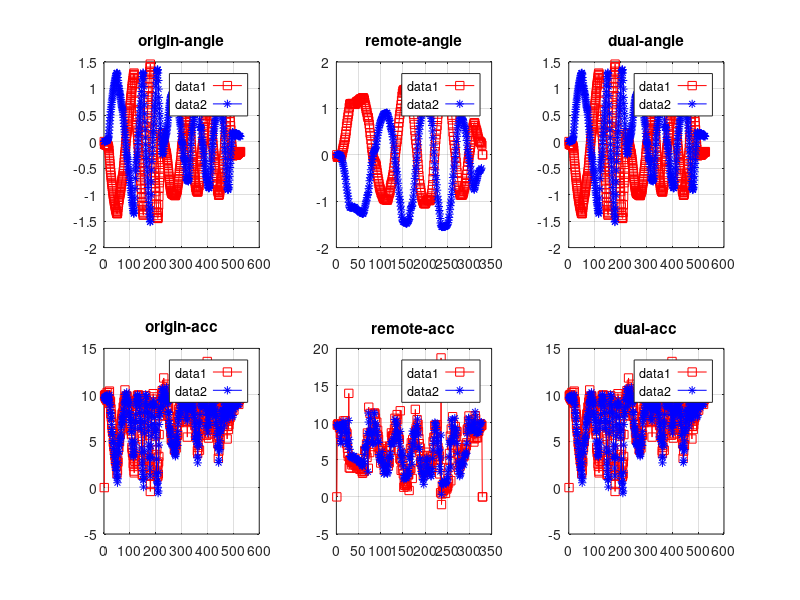
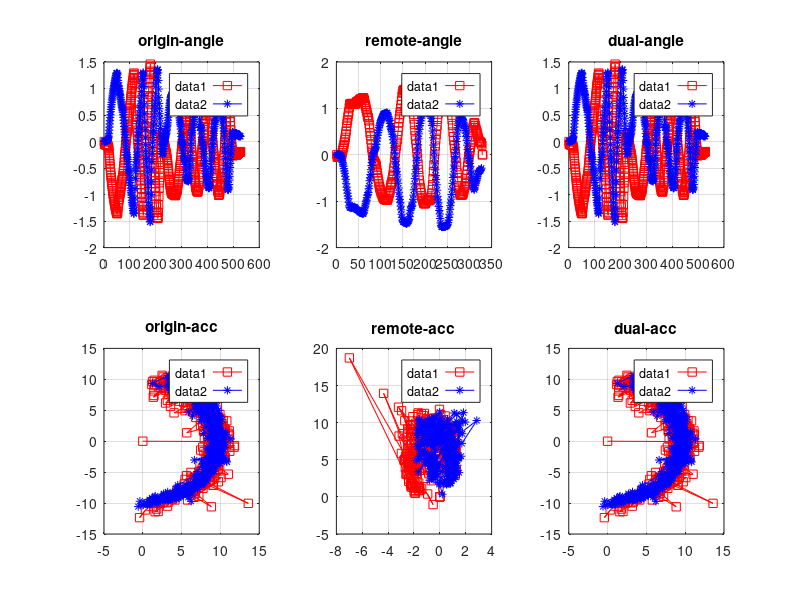
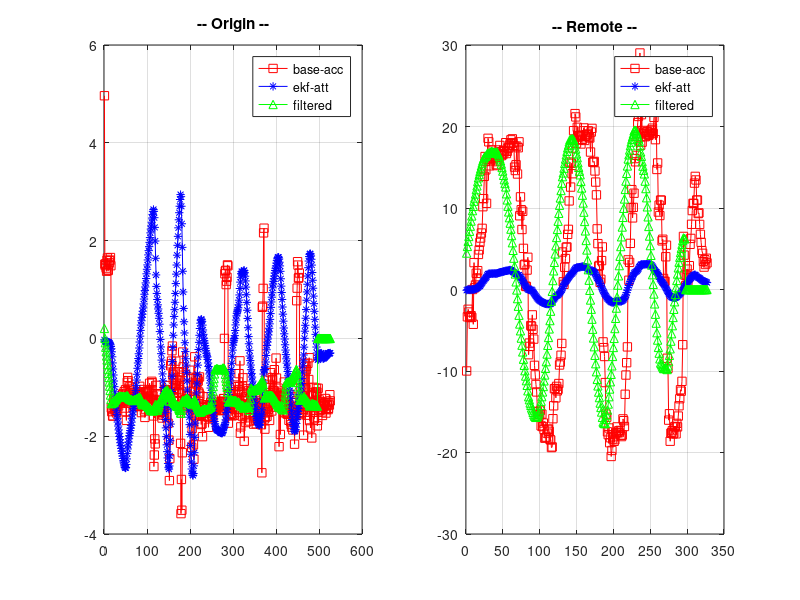
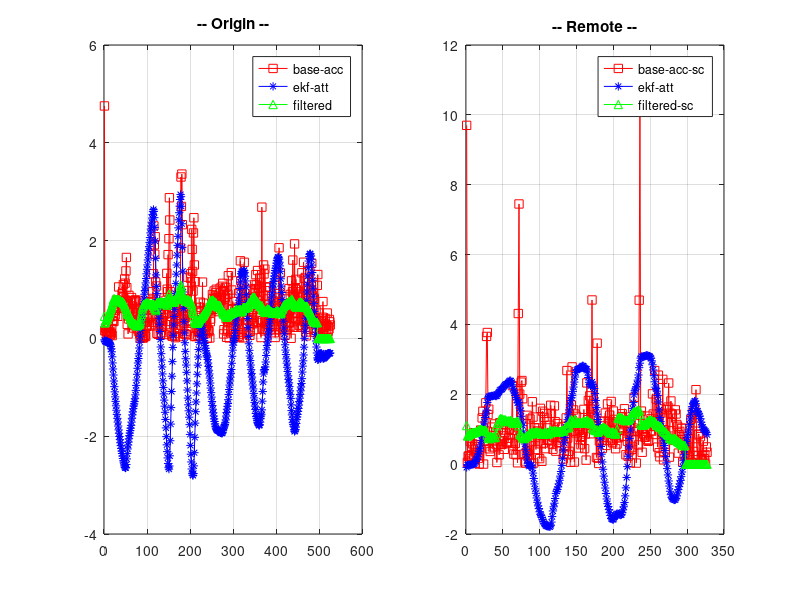

Reproduce these figures in MATLAB, in order.
%%%%%%%%%%%%%%%%%%%%%%%%%%%%%%%%%%%%%%%%%%%%%%%%%%%%%%%%%%%%%%%%%%%%%%%%%%%%%%%%%%%%%%%%%5
%%%% Gesture Roll analyse 
%%%%
%%%%            ZHAOCHAO
%%%%                2016-11-08
%%%%%%%%%%%%%%%%%%%%%%%%%%%%%%%%%%%%%%%%%%%%%%%%%%%%%%%%%%%%%%%%%%%%%%%%%%%%%%%%%%%%%%%%%%%%%%%%%%
%%%%

clear all;

figure(1);
figure(2);

%%%% roll-origin 

load data_origin_slow.dat

ori_dat = data_origin_slow;

index_left = find(ori_dat(:,1) == 0);
origin_left_att = ori_dat(index_left, 2:4);
origin_left_acc = ori_dat(index_left, 8:10);
origin_left_gyro = ori_dat(index_left, 5:7);


index_right = find(ori_dat(:,1) == 2);
origin_right_att = ori_dat(index_right, 2:4);
origin_right_acc = ori_dat(index_right, 8:10);
origin_right_gyro = ori_dat(index_right, 5:7);

figure(1);
% att
% x-t, y-z
subplot(2,3,1);
tmp_t = [1: 1: size(origin_left_att(:,1), 1)];
plot(tmp_t, origin_left_att(:,2), 'rs-');
hold on;
tmp_t = [1: 1: size(origin_right_att(:,1), 1)];
plot(tmp_t, origin_right_att(:,2), 'b*-');
grid on;
legend('left', 'right');
title('origin-angle');

% acc
% x-x, y-z
subplot(2,3,4);
tmp_t = [1: 1: size(origin_left_acc(:,2), 1)];
plot(tmp_t, origin_left_acc(:,2), 'rs-');
hold on;
tmp_t = [1: 1: size(origin_right_acc(:,2), 1)];
plot(tmp_t, origin_right_acc(:,2), 'b*-');
grid on;
legend('left', 'right');
title('origin-acc');

figure(2);
% att
% x-t, y-z
subplot(2,3,1);
tmp_t = [1: 1: size(origin_left_att(:,1), 1)];
plot(tmp_t, origin_left_att(:,2), 'rs-');
hold on;
tmp_t = [1: 1: size(origin_right_att(:,1), 1)];
plot(tmp_t, origin_right_att(:,2), 'b*-');
grid on;
legend('left', 'right');
title('origin-angle');

% acc
% x-x, y-z
subplot(2,3,4);
plot(origin_left_acc(:,2), origin_left_acc(:,3), 'rs-');
hold on;
plot(origin_right_acc(:,2), origin_right_acc(:,3), 'b*-');
grid on;
legend('left', 'right');
title('origin-acc');


%%%% roll-remote

load data_remote_slow.dat

rem_dat = data_remote_slow;

index_left = find(rem_dat(:,1) == 0);
remote_left_att = rem_dat(index_left, 2:4);
remote_left_acc = rem_dat(index_left, 8:10);
remote_left_gyro = rem_dat(index_left, 5:7);

index_right = find(rem_dat(:,1) == 2);
remote_right_att = rem_dat(index_right, 2:4);
remote_right_acc = rem_dat(index_right, 8:10);
remote_right_gyro = rem_dat(index_right, 5:7);

figure(1);
% att
% x-x, y-z
subplot(2,3,2);
tmp_t = [1: 1: size(remote_left_att(:,1), 1)];
plot(tmp_t, remote_left_att(:,2), 'rs-');
hold on;
tmp_t = [1: 1: size(remote_right_att(:,1), 1)];
plot(tmp_t, remote_right_att(:,2), 'b*-');
grid on;
legend('left', 'right');
title('remote-angle');

% acc
% x-x, y-z
subplot(2,3,5);
tmp_t = [1: 1: size(remote_left_acc(:,1), 1)];
plot(tmp_t, remote_left_acc(:,2), 'rs-');
hold on;
tmp_t = [1: 1: size(remote_right_acc(:,1), 1)];
plot(tmp_t, remote_right_acc(:,2), 'b*-');
grid on;
legend('left', 'right');
title('remote-acc');


figure(2);
% att
% x-x, y-z
subplot(2,3,2);
tmp_t = [1: 1: size(remote_left_att(:,1), 1)];
plot(tmp_t, remote_left_att(:,2), 'rs-');
hold on;
tmp_t = [1: 1: size(remote_right_att(:,1), 1)];
plot(tmp_t, remote_right_att(:,2), 'b*-');
grid on;
legend('left', 'right');
title('remote-angle');

% acc
% x-x, y-z
subplot(2,3,5);
plot(remote_left_acc(:,1), remote_left_acc(:,2), 'rs-');
hold on;
plot(remote_right_acc(:,1), remote_right_acc(:,2), 'b*-');
grid on;
legend('left', 'right');
title('remote-acc');


%%%% roll-dual

load data_dual_slow.dat

dua_dat = data_dual_slow;

index_left = find(dua_dat(:,1) == 0);
dual_left_att = dua_dat(index_left, 2:4);
dual_left_acc = dua_dat(index_left, 8:10);
dual_left_gyro = dua_dat(index_left, 5:7);

index_right = find(dua_dat(:,1) == 2);
dual_right_att = dua_dat(index_right, 2:4);
dual_right_acc = dua_dat(index_right, 8:10);
dual_right_gyro = dua_dat(index_right, 5:7);


figure(1);
% att
% x-x, y-z
subplot(2,3,3);
tmp_t = [1: 1: size(dual_left_att(:,1), 1)];
plot(tmp_t, dual_left_att(:,2), 'rs-');
hold on;
tmp_t = [1: 1: size(dual_right_att(:,1), 1)];
plot(tmp_t, dual_right_att(:,2), 'b*-');
grid on;
legend('left', 'right');
title('dual-angle');

% acc
% x-x, y-z
subplot(2,3,6);
tmp_t = [1: 1: size(dual_left_acc(:,1), 1)];
plot(tmp_t, dual_left_acc(:,2), 'rs-');
hold on;
tmp_t = [1: 1: size(dual_right_acc(:,1), 1)];
plot(tmp_t, dual_right_acc(:,2), 'b*-');
grid on;
legend('left', 'right');
title('dual-acc');


figure(2);
% att
% x-x, y-z
subplot(2,3,3);
tmp_t = [1: 1: size(dual_left_att(:,1), 1)];
plot(tmp_t, dual_left_att(:,2), 'rs-');
hold on;
tmp_t = [1: 1: size(dual_right_att(:,1), 1)];
plot(tmp_t, dual_right_att(:,2), 'b*-');
grid on;
legend('left', 'right');
title('dual-angle');

% acc
% x-x, y-z
subplot(2,3,6);
plot(dual_left_acc(:,2), dual_left_acc(:,3), 'rs-');
hold on;
plot(dual_right_acc(:,2), dual_right_acc(:,3), 'b*-');
grid on;
legend('left', 'right');
title('dual-acc');


%%%%%%%%%%%%%%%%%%%%%%%%%%%%%%%%%%%%%%%%%%%%%%%%%%%%%%%%%%%%%%%%%%%%%%%%%%%%%%%%%%%%%%%%%%%%%%%%%%%
%%%%  Origin
%%%%  delta-theta

SLIDE_WINDOWS_WIDTH = 1;

origin_size = min(min(size(origin_left_att, 1), size(origin_left_acc, 1)), ...
    min(size(origin_right_att, 1), size(origin_right_acc, 1))) - SLIDE_WINDOWS_WIDTH;

delta_origin_left_att = zeros(origin_size, 3);
delta_origin_left_acc = zeros(origin_size, 3);
delta_origin_left_gyro = zeros(origin_size, 3);
delta_origin_left_t = zeros(origin_size, 1);

delta_origin_right_att = zeros(origin_size, 3);
delta_origin_right_acc = zeros(origin_size, 3);
delta_origin_right_gyro = zeros(origin_size, 3);
delta_origin_right_t = zeros(origin_size, 1);

% origin_left_att & origin_left_acc
% origin_right_att & origin_right_acc
for index = 1 : origin_size
    delta_origin_left_att(index, :) = sum(origin_left_att(index : (index + SLIDE_WINDOWS_WIDTH), :))/(SLIDE_WINDOWS_WIDTH + 1);
    delta_origin_left_acc(index, :) = sum(origin_left_acc(index : (index + SLIDE_WINDOWS_WIDTH), :))/(SLIDE_WINDOWS_WIDTH + 1);
    delta_origin_left_gyro(index, :) = sum(origin_left_gyro(index : (index + SLIDE_WINDOWS_WIDTH), :))/(SLIDE_WINDOWS_WIDTH + 1);
    
    delta_origin_right_att(index, :) = sum(origin_right_att(index : (index + SLIDE_WINDOWS_WIDTH), :))/(SLIDE_WINDOWS_WIDTH + 1);
    delta_origin_right_acc(index, :) = sum(origin_right_acc(index : (index + SLIDE_WINDOWS_WIDTH), :))/(SLIDE_WINDOWS_WIDTH + 1);
    delta_origin_right_gyro(index, :) = sum(origin_right_gyro(index : (index + SLIDE_WINDOWS_WIDTH), :))/(SLIDE_WINDOWS_WIDTH + 1);
end

% for index = 1 : origin_size -1
%    delta_origin_left_acc(index, :) = origin_left_acc(index + 1, :) - origin_left_acc(index, :); 
% %    delta_origin_left_t(index) = sum(delta_origin_left_att(index, 1) / delta_origin_left_gyro(index, 1) ...
% %                                     + delta_origin_left_att(index, 2) / delta_origin_left_gyro(index, 2) ...
% %                                     + delta_origin_left_att(index, 3) / delta_origin_left_gyro(index, 3)) / 3;
%    
%    delta_origin_right_acc(index, :) = origin_right_acc(index + 1, :) - origin_right_acc(index, :);
% %    delta_origin_right_t(index) = sum(delta_origin_right_att(index, 1) / delta_origin_right_gyro(index, 1) ...
% %                                     + delta_origin_right_att(index, 2) / delta_origin_right_gyro(index, 2) ...
% %                                     + delta_origin_right_att(index, 3) / delta_origin_right_gyro(index, 3)) / 3;
% 
% end

% delta_origin_right_acc = origin_right_acc(1:origin_size, :);
% delta_origin_left_acc = origin_left_acc(1:origin_size, :);

% % % delta_origin_acc = (delta_origin_left_acc - delta_origin_right_acc) / 2;
% % % delta_origin_acc_ave = (delta_origin_left_acc + delta_origin_right_acc) / 2;  
% % % 
% % % delta_origin_gyro = (delta_origin_left_gyro - delta_origin_right_gyro) / 2;
% % % delta_origin_att = (delta_origin_left_att - delta_origin_right_att) / 2;

att_r2l = diag([-1, -1, 1]);
acc_r2l = diag([-1, 1, -1]);


for index = 1 : origin_size
    delta_origin_right_att(index, :) = delta_origin_right_att(index, :) * att_r2l;
    delta_origin_right_acc(index, :) = delta_origin_right_acc(index, :) * acc_r2l;
    delta_origin_right_gyro(index, :) = delta_origin_right_gyro(index, :) * att_r2l;
end



delta_origin_acc = (delta_origin_left_acc - delta_origin_right_acc);
delta_origin_acc_ave = (delta_origin_left_acc + delta_origin_right_acc);  

delta_origin_gyro = (delta_origin_left_gyro + delta_origin_right_gyro);
delta_origin_att = (delta_origin_left_att + delta_origin_right_att);




m_delta_origin_acc = zeros(1, origin_size);
m_delta_origin_gyro = zeros(1, origin_size);

m_delta_origin_acc_sc = zeros(1, origin_size);
m_delta_origin_gyro_sc = zeros(1, origin_size); 
m_delta_origin_acc_sc_ave = zeros(1, origin_size);

for index = 1 : origin_size

    m_delta_origin_acc(index) = sign(delta_origin_att(index)) * sqrt( abs(delta_origin_acc(index, 2) .* delta_origin_acc(index, 2) ...
                            + delta_origin_acc(index, 3) .* delta_origin_acc(index, 3)));
    m_delta_origin_gyro(index) = sign(delta_origin_att(index)) * sqrt( abs(delta_origin_left_gyro(index, 2) .* delta_origin_gyro(index, 2) ...
                            + delta_origin_gyro(index, 3) .* delta_origin_gyro(index, 3)));
    
% % %     m_delta_origin_acc_sc(index) = sqrt( abs(delta_origin_acc(index, 2) .* delta_origin_acc(index, 2) ...
% % %                             + delta_origin_acc(index, 3) .* delta_origin_acc(index, 3)));
% % %     m_delta_origin_gyro_sc(index) = sqrt( abs(delta_origin_left_gyro(index, 2) .* delta_origin_gyro(index, 2) ...
% % %                             + delta_origin_gyro(index, 3) .* delta_origin_gyro(index, 3)));

    m_delta_origin_acc_sc(index) = sqrt( abs(delta_origin_acc(index, 2) .* delta_origin_acc(index, 2)));
    m_delta_origin_gyro_sc(index) = sqrt( abs(delta_origin_gyro(index, 2) .* delta_origin_gyro(index, 2)));
                        
    m_delta_origin_acc_sc_ave(index) = sqrt( abs(delta_origin_acc_ave(index, 2) .* delta_origin_acc_ave(index, 2)));
end

%%%%%%%%%%%%%%%%%%%%%%%%%%%%%%%%%%%%%%%%%%%%%%%%%%%%%%%%%%%%%%%%%%%%%%%%%%%%%%%%%%%%%%%%%%5
%%%%%
% % % %     m_delta_origin_acc = delta_origin_acc(:, 2)'; 
% % % %     m_delta_origin_gyro = delta_origin_gyro(:, 2)';



% % % tmp_origin_left_att ./ delta_origin_left_acc
% % % delta_origin_left_att ./ delta_origin_left_acc
% % % delta_origin_left_gyro ./ delta_origin_left_acc
% % % delta_origin_left_gyro ./ delta_origin_acc 

kdt = (m_delta_origin_gyro ./ m_delta_origin_acc);

%%%% mean
display('origin[m_gyro/m_delta_acc]_mean: ');
mean(kdt)

%%%% var
display('origin[m_gyro/m_delta_acc]_var: ')
var(kdt)

%%%% std
display('origin[m_gyro/m_delta_acc]_std: ')
std(kdt)

% % % origin_left_dt = sum(delta_origin_left_t) / (size(delta_origin_left_t, 1)-1)
% % % origin_right_dt = sum(delta_origin_right_t) / (size(delta_origin_right_t, 1)-1)
% % % 
% % % origin_left_vec = delta_origin_left_acc .* origin_left_dt;
% % % origin_right_vec = delta_origin_right_acc .* origin_right_dt;



%%%%%%%%%%%%%%%%%%%%%%%%%%%%%%%%%%%%%%%%%%%%%%%%%%%%%%%%%%%%%%%%%%%%%%%%%%%%%%%%%%%%%%%%%%%%%%%%%%%
%%%%  Slide_Windows_Filter
%%%%  Origin:

SLIDE_WINDOWS_WIDTH = 30;

origin_size = size(m_delta_origin_acc, 2) - SLIDE_WINDOWS_WIDTH;

fm_delta_origin_acc = zeros(size(m_delta_origin_acc));
fm_delta_origin_acc_sc = zeros(size(m_delta_origin_acc_sc));
fm_delta_origin_acc_sc_ave = zeros(size(m_delta_origin_acc_sc_ave));
fm_origin_att = zeros(size(m_delta_origin_acc_sc));

for index = 1 : origin_size 
    fm_delta_origin_acc(index) = sum(m_delta_origin_acc(index : (index + SLIDE_WINDOWS_WIDTH)))/(SLIDE_WINDOWS_WIDTH + 1);
    fm_delta_origin_acc_sc(index) = sum(m_delta_origin_acc_sc(index : (index + SLIDE_WINDOWS_WIDTH)))/(SLIDE_WINDOWS_WIDTH + 1);
    
    fm_delta_origin_acc_sc_ave(index) = sum(m_delta_origin_acc_sc_ave(index : (index + SLIDE_WINDOWS_WIDTH)))/(SLIDE_WINDOWS_WIDTH + 1);
    fm_origin_att(index) = sum(delta_origin_att(index : (index + SLIDE_WINDOWS_WIDTH), 2))/(SLIDE_WINDOWS_WIDTH + 1);
end



%%%%%%%%%%%%%%%%%%%%%%%%%%%%%%%%%%%%%%%%%%%%%%%%%%%%%%%%%%%%%55
%%%% Get the scale
%%%% Origin:
%
% origin_scale = ((fm_delta_origin_acc_sc(1:origin_size))./(fm_delta_origin_acc_sc(1:origin_size) + fm_delta_origin_acc_sc_ave(1:origin_size)));

origin_scale = abs((fm_delta_origin_acc_sc(1:origin_size))./ fm_origin_att(1:origin_size));


origin_att_output = fm_origin_att(1:origin_size) .* origin_scale;


%%%%%%%%%%%%%%%%%%%%%%%%%%
%%%%  Slide_Windows_Filter
%%%%  Origin_att:

SLIDE_WINDOWS_WIDTH = 30;

origin_size = size(origin_att_output, 2) - SLIDE_WINDOWS_WIDTH;

f_origin_att_output = zeros(1, origin_size);

for index = 1 : origin_size 
    f_origin_att_output(index) = sum(origin_att_output(index : (index + SLIDE_WINDOWS_WIDTH)))/(SLIDE_WINDOWS_WIDTH + 1);
end




figure(4);

subplot(1, 2, 1);
tmp_t = [1: 1: size(m_delta_origin_acc, 2)];
plot(tmp_t, m_delta_origin_acc', 'rs-');
hold on;
tmp_t = [1: 1: size(delta_origin_att(:,1), 1)];
plot(tmp_t, delta_origin_att(:,2), 'b*-');
grid on;

tmp_t = [1: 1: size(fm_delta_origin_acc, 2)];
plot(tmp_t, fm_delta_origin_acc, 'g^-');
legend('base-acc', 'ekf-att', 'filtered');
title('-- Origin --');


figure(5);

subplot(1, 2, 1);
tmp_t = [1: 1: size(m_delta_origin_acc_sc, 2)];
plot(tmp_t, m_delta_origin_acc_sc, 'rs-');
hold on;
tmp_t = [1: 1: size(delta_origin_att(:,1), 1)];
plot(tmp_t, delta_origin_att(:,2), 'b*-');
grid on;

tmp_t = [1: 1: size(fm_delta_origin_acc_sc, 2)];
plot(tmp_t, fm_delta_origin_acc_sc, 'g^-');
legend('base-acc', 'ekf-att', 'filtered');
title('-- Origin --');


figure(6);

subplot(1, 2, 1);
tmp_t = [1: 1: size(m_delta_origin_acc_sc, 2)];
plot(tmp_t, m_delta_origin_acc_sc, 'rs-');
hold on;
tmp_t = [1: 1: size(delta_origin_att(:,1), 1)];
plot(tmp_t, delta_origin_att(:,2), 'b*-');
grid on;

tmp_t = [1: 1: size(f_origin_att_output, 2)];
plot(tmp_t, f_origin_att_output, 'g^-');
legend('base-acc', 'ekf-att', 'output');
title('-- Origin --');


%%%%%%%%%%%%%%%%%%%%%%%%%%%%%%%%%%%%%%%%%%%%%%%%%%%%%%%%%%%%%%%%%%%%%%%%%%%%%%%%%%%%%%%%%%%%%%%%%%%%%%
%%%%  Remote 
%%%%  delta-theta

SLIDE_WINDOWS_WIDTH = 0;

remote_size = min(min(size(remote_left_att, 1), size(remote_left_acc, 1)), ...
    min(size(remote_right_att, 1), size(remote_right_acc, 1))) - SLIDE_WINDOWS_WIDTH;

delta_remote_left_att = zeros(remote_size, 3);
delta_remote_left_acc = zeros(remote_size, 3);
delta_remote_left_gyro = zeros(remote_size, 3);
delta_remote_left_t = zeros(remote_size, 1);

delta_remote_right_att = zeros(remote_size, 3);
delta_remote_right_acc = zeros(remote_size, 3);
delta_remote_right_gyro = zeros(remote_size, 3);
delta_remote_right_t = zeros(remote_size, 1);

% origin_left_att & origin_left_acc
% origin_right_att & origin_right_acc
for index = 1 : remote_size
    delta_remote_left_att(index, :) = sum(remote_left_att(index : (index + SLIDE_WINDOWS_WIDTH), :))/(SLIDE_WINDOWS_WIDTH + 1);
    delta_remote_left_acc(index, :) = sum(remote_left_acc(index : (index + SLIDE_WINDOWS_WIDTH), :))/(SLIDE_WINDOWS_WIDTH + 1);
    delta_remote_left_gyro(index, :) = sum(remote_left_gyro(index : (index + SLIDE_WINDOWS_WIDTH), :))/(SLIDE_WINDOWS_WIDTH + 1);
    
    delta_remote_right_att(index, :) = sum(remote_right_att(index : (index + SLIDE_WINDOWS_WIDTH), :))/(SLIDE_WINDOWS_WIDTH + 1);
    delta_remote_right_acc(index, :) = sum(remote_right_acc(index : (index + SLIDE_WINDOWS_WIDTH), :))/(SLIDE_WINDOWS_WIDTH + 1);
    delta_remote_right_gyro(index, :) = sum(remote_right_gyro(index : (index + SLIDE_WINDOWS_WIDTH), :))/(SLIDE_WINDOWS_WIDTH + 1);
end

% % % for index = 1 : remote_size -1
% % %    delta_remote_left_acc(index, :) = remote_left_acc(index + 1, :) - remote_left_acc(index, :); 
% % % %    delta_origin_left_t(index) = sum(delta_origin_left_att(index, 1) / delta_origin_left_gyro(index, 1) ...
% % % %                                     + delta_origin_left_att(index, 2) / delta_origin_left_gyro(index, 2) ...
% % % %                                     + delta_origin_left_att(index, 3) / delta_origin_left_gyro(index, 3)) / 3;
% % %    
% % %    delta_remote_right_acc(index, :) = remote_right_acc(index + 1, :) - remote_right_acc(index, :);
% % % %    delta_origin_right_t(index) = sum(delta_origin_right_att(index, 1) / delta_origin_right_gyro(index, 1) ...
% % % %                                     + delta_origin_right_att(index, 2) / delta_origin_right_gyro(index, 2) ...
% % % %                                     + delta_origin_right_att(index, 3) / delta_origin_right_gyro(index, 3)) / 3;
% % % 
% % % end

delta_remote_left_acc = remote_left_acc(1:remote_size, :);
delta_remote_right_acc = remote_right_acc(1:remote_size, :);


% % % delta_remote_acc = (delta_remote_left_acc - delta_remote_right_acc) / 2;
% % % delta_remote_acc_ave = (delta_remote_left_acc + delta_remote_right_acc) / 2;
% % % delta_remote_gyro = (delta_remote_left_gyro - delta_remote_right_gyro) / 2;
% % % delta_remote_att = (delta_remote_left_att - delta_remote_right_att) / 2;


delta_remote_acc = (delta_remote_left_acc - delta_remote_right_acc);
delta_remote_acc_ave = (delta_remote_left_acc + delta_remote_right_acc);
delta_remote_gyro = (delta_remote_left_gyro - delta_remote_right_gyro);
delta_remote_att = (delta_remote_left_att - delta_remote_right_att);



m_delta_remote_acc = zeros(1, remote_size);
m_delta_remote_gyro = zeros(1, remote_size);

m_delta_remote_acc_sc = zeros(1, remote_size);
m_delta_remote_acc_sc_ave = zeros(1, remote_size);
m_delta_remote_gyro_sc = zeros(1, remote_size);

for index = 1 : remote_size

    m_delta_remote_gyro(index) = sign(delta_remote_att(index, 2)) * sqrt( abs(delta_remote_gyro(index, 2) .* delta_remote_gyro(index, 2) ...
                            + delta_remote_gyro(index, 3) .* delta_remote_gyro(index, 3)));
                        
    m_delta_remote_acc(index) = sign(delta_remote_att(index, 2)) * sqrt( abs(delta_remote_acc(index, 2) .* delta_remote_acc(index, 2) ...
                            + delta_remote_acc(index, 3) .* delta_remote_acc(index, 3)));

    
% % %     m_delta_remote_gyro_sc(index) = sqrt( abs(delta_remote_gyro(index, 2) .* delta_remote_gyro(index, 2) ...
% % %                             + delta_remote_gyro(index, 3) .* delta_remote_gyro(index, 3)));
% % %                         
% % %     m_delta_remote_acc_sc(index) = sqrt(abs(delta_remote_acc(index, 2) .* delta_remote_acc(index, 2) ...
% % %                             + delta_remote_acc(index, 3) .* delta_remote_acc(index, 3)));

    m_delta_remote_gyro_sc(index) = sqrt( abs(delta_remote_gyro(index, 2) .* delta_remote_gyro(index, 2)));
                        
    m_delta_remote_acc_sc(index) = sqrt(abs(delta_remote_acc(index, 2) .* delta_remote_acc(index, 2)));

    m_delta_remote_acc_sc_ave(index) = sqrt(abs(delta_remote_acc_ave(index, 2) .*  delta_remote_acc_ave(index, 2)));

end


%%%%%%%%%%%%%%%%%%%%%%%%%%%%%%%%%%%%%%%%%%%%%%%%%%%%%%%%%%%%%%%%%%%%%%%%%%%%%%%%%%%%%%%%%%5
%%%%%
% % % %     m_delta_remote_acc = delta_remote_acc(:, 2)'; 
% % % %     m_delta_remote_gyro = delta_remote_gyro(:, 2)';
    


% % % tmp_origin_left_att ./ delta_origin_left_acc
% % % delta_origin_left_att ./ delta_origin_left_acc
% % % delta_origin_left_gyro ./ delta_origin_left_acc
% % % delta_origin_left_gyro ./ delta_origin_acc 

kdt = (m_delta_remote_gyro ./ m_delta_remote_acc);

%%%% mean
display('Remote[m_gyro/m_delta_acc]_mean: ');
mean(kdt)

%%%% var
display('Remote[m_gyro/m_delta_acc]_var: ');
var(kdt)

%%%% std
display('Remote[m_gyro/m_delta_acc]_std: ');
std(kdt)


%%%%%%%%%%%%%%%%%%%%%%%%%%%%%%%%%%%%%%%%%%%%%%%%%%%%%%%%%%%%%%%%%%%%%%%%%%%%%%%%%%%%%%%%%%%%%%%%%%%
%%%%  Slide_Windows_Filter
%%%%  Remote

SLIDE_WINDOWS_WIDTH = 30;

remote_size = size(m_delta_remote_acc, 2)  - SLIDE_WINDOWS_WIDTH;

fm_delta_remote_acc = zeros(size(m_delta_remote_acc));
fm_delta_remote_acc_sc = zeros(size(m_delta_remote_acc_sc));
fm_delta_remote_acc_sc_ave = zeros(size(m_delta_remote_acc_sc));


for index = 1 : remote_size
    fm_delta_remote_acc(index) = sum(m_delta_remote_acc(index : (index + SLIDE_WINDOWS_WIDTH)))/(SLIDE_WINDOWS_WIDTH + 1);
    fm_delta_remote_acc_sc(index) = sum(m_delta_remote_acc_sc(index : (index + SLIDE_WINDOWS_WIDTH)))/(SLIDE_WINDOWS_WIDTH + 1);
    
    fm_delta_remote_acc_sc_ave(index) = sum(m_delta_remote_acc_sc_ave(index : (index + SLIDE_WINDOWS_WIDTH)))/(SLIDE_WINDOWS_WIDTH + 1);
    fm_remote_att(index) = sum(delta_remote_att(index : (index + SLIDE_WINDOWS_WIDTH), 2))/(SLIDE_WINDOWS_WIDTH + 1);
end


%%%%%%%%%%%%%%%%%%%%%%%%%%%%%%%%%%%%%%%%%%%%%%%%%%%%%%%%%%%%%%55
%%%% Get the scale
%%%% Remote:
%remote_scale = ((fm_delta_remote_acc_sc(1:remote_size))./(fm_delta_remote_acc_sc(1:remote_size) + fm_delta_remote_acc_sc_ave(1:remote_size)));

remote_scale = abs((fm_delta_remote_acc_sc(1:remote_size))./(fm_remote_att(1:remote_size)));

remote_att_output = fm_remote_att(1:remote_size) .* remote_scale;



%%%%%%%%%%%%%%%%%%%%%%%%%%
%%%%  Slide_Windows_Filter
%%%%  Remote_att:

SLIDE_WINDOWS_WIDTH = 30;

remote_size = size(remote_att_output, 2) - SLIDE_WINDOWS_WIDTH;

f_remote_att_output = zeros(1, remote_size);

for index = 1 : remote_size 
    f_remote_att_output(index) = sum(remote_att_output(index : (index + SLIDE_WINDOWS_WIDTH)))/(SLIDE_WINDOWS_WIDTH + 1);
end


figure(4);

subplot(1, 2, 2);
tmp_t = [1: 1: size(m_delta_remote_acc, 2)];
plot(tmp_t, m_delta_remote_acc, 'rs-');
hold on;
tmp_t = [1: 1: size(delta_remote_att(:,1), 1)];
plot(tmp_t, delta_remote_att(:,2), 'b*-');
grid on;

tmp_t = [1: 1: size(fm_delta_remote_acc, 2)];
plot(tmp_t, fm_delta_remote_acc, 'g^-');
legend('base-acc', 'ekf-att', 'filtered');
title('-- Remote --');


figure(5);

subplot(1, 2, 2);
tmp_t = [1: 1: size(m_delta_remote_acc_sc, 2)];
plot(tmp_t, m_delta_remote_acc_sc, 'rs-');
hold on;
tmp_t = [1: 1: size(delta_remote_att(:,1), 1)];
plot(tmp_t, delta_remote_att(:,2), 'b*-');
grid on;

tmp_t = [1: 1: size(fm_delta_remote_acc_sc, 2)];
plot(tmp_t, fm_delta_remote_acc_sc, 'g^-');
legend('base-acc-sc', 'ekf-att', 'filtered-sc');
title('-- Remote --');





figure(6);

subplot(1, 2, 2);
tmp_t = [1: 1: size(m_delta_remote_acc_sc, 2)];
plot(tmp_t, m_delta_remote_acc_sc, 'rs-');
hold on;
tmp_t = [1: 1: size(delta_remote_att(:,1), 1)];
plot(tmp_t, delta_remote_att(:,2), 'b*-');
grid on;

tmp_t = [1: 1: size(f_remote_att_output, 2)];
plot(tmp_t, f_remote_att_output, 'g^-');
legend('base-acc', 'ekf-att', 'output');
title('-- Remote --');





%%%%%%%%%%%%%%%%%%%%%%%%%%%%%%%%%%%%%%%%%%%%%%%%%%%%%%%%%%%%%%%%%%%%%%%%%%%%%%%%%%%%%%%%%%%%%%%%%%%%%%%%%%%%%%%%%%
%%%%%%%%%%%%%%%%%%%%%%%%%%%%%%%%%%%%%%%%%%%%%%%%%%%%%%%%%%%%%%%%%%%%%%%%%%%%%%%%%%%%%%%%%%%%%%%%%%%
%%%%  Dual
%%%%  delta-theta

SLIDE_WINDOWS_WIDTH = 0;

dual_size = min(min(size(dual_left_att, 1), size(dual_left_acc, 1)), ...
    min(size(dual_right_att, 1), size(dual_right_acc, 1))) - SLIDE_WINDOWS_WIDTH;

delta_dual_left_att = zeros(dual_size, 3);
delta_dual_left_acc = zeros(dual_size, 3);
delta_dual_left_gyro = zeros(dual_size, 3);
delta_dual_left_t = zeros(dual_size, 1);

delta_dual_right_att = zeros(dual_size, 3);
delta_dual_right_acc = zeros(dual_size, 3);
delta_dual_right_gyro = zeros(dual_size, 3);
delta_dual_right_t = zeros(dual_size, 1);

% origin_left_att & origin_left_acc
% origin_right_att & origin_right_acc
for index = 1 : dual_size
    delta_dual_left_att(index, :) = sum(dual_left_att(index : (index + SLIDE_WINDOWS_WIDTH), :))/(SLIDE_WINDOWS_WIDTH + 1);
    delta_dual_left_acc(index, :) = sum(dual_left_acc(index : (index + SLIDE_WINDOWS_WIDTH), :))/(SLIDE_WINDOWS_WIDTH + 1);
    delta_dual_left_gyro(index, :) = sum(dual_left_gyro(index : (index + SLIDE_WINDOWS_WIDTH), :))/(SLIDE_WINDOWS_WIDTH + 1);
    
    delta_dual_right_att(index, :) = sum(dual_right_att(index : (index + SLIDE_WINDOWS_WIDTH), :))/(SLIDE_WINDOWS_WIDTH + 1);
    delta_dual_right_acc(index, :) = sum(dual_right_acc(index : (index + SLIDE_WINDOWS_WIDTH), :))/(SLIDE_WINDOWS_WIDTH + 1);
    delta_dual_right_gyro(index, :) = sum(dual_right_gyro(index : (index + SLIDE_WINDOWS_WIDTH), :))/(SLIDE_WINDOWS_WIDTH + 1);
end

% for index = 1 : origin_size -1
%    delta_origin_left_acc(index, :) = origin_left_acc(index + 1, :) - origin_left_acc(index, :); 
% %    delta_origin_left_t(index) = sum(delta_origin_left_att(index, 1) / delta_origin_left_gyro(index, 1) ...
% %                                     + delta_origin_left_att(index, 2) / delta_origin_left_gyro(index, 2) ...
% %                                     + delta_origin_left_att(index, 3) / delta_origin_left_gyro(index, 3)) / 3;
%    
%    delta_origin_right_acc(index, :) = origin_right_acc(index + 1, :) - origin_right_acc(index, :);
% %    delta_origin_right_t(index) = sum(delta_origin_right_att(index, 1) / delta_origin_right_gyro(index, 1) ...
% %                                     + delta_origin_right_att(index, 2) / delta_origin_right_gyro(index, 2) ...
% %                                     + delta_origin_right_att(index, 3) / delta_origin_right_gyro(index, 3)) / 3;
% 
% end

delta_dual_right_acc = dual_right_acc(1:dual_size, :);
delta_dual_left_acc = dual_left_acc(1:dual_size, :);

delta_dual_acc = (delta_dual_left_acc - delta_dual_right_acc) / 2;
delta_dual_acc_ave = (delta_dual_left_acc + delta_dual_right_acc) / 2;  

delta_dual_gyro = (delta_dual_left_gyro - delta_dual_right_gyro) / 2;
delta_dual_att = (delta_dual_left_att - delta_dual_right_att) / 2;

m_delta_dual_acc = zeros(1, dual_size);
m_delta_dual_gyro = zeros(1, dual_size);

m_delta_dual_acc_sc = zeros(1, dual_size);
m_delta_dual_gyro_sc = zeros(1, dual_size); 
m_delta_dual_acc_sc_ave = zeros(1, dual_size);



for index = 1 : dual_size

    m_delta_dual_acc(index) = sign(delta_dual_att(index)) * sqrt( abs(delta_dual_acc(index, 2) .* delta_dual_acc(index, 2) ...
                            + delta_dual_acc(index, 3) .* delta_dual_acc(index, 3)));
    m_delta_dual_gyro(index) = sign(delta_dual_att(index)) * sqrt( abs(delta_dual_left_gyro(index, 2) .* delta_dual_gyro(index, 2) ...
                            + delta_dual_gyro(index, 3) .* delta_dual_gyro(index, 3)));
    
% % %     m_delta_dual_acc_sc(index) = sqrt( abs(delta_dual_acc(index, 2) .* delta_dual_acc(index, 2) ...
% % %                             + delta_dual_acc(index, 3) .* delta_dual_acc(index, 3)));
% % %     m_delta_dual_gyro_sc(index) = sqrt( abs(delta_dual_left_gyro(index, 2) .* delta_dual_gyro(index, 2) ...
% % %                             + delta_dual_gyro(index, 3) .* delta_dual_gyro(index, 3)));

    m_delta_dual_acc_sc(index) = sqrt( abs(delta_dual_acc(index, 2) .* delta_dual_acc(index, 2)));
    m_delta_dual_gyro_sc(index) = sqrt( abs(delta_dual_gyro(index, 2) .* delta_dual_gyro(index, 2)));
                        
    m_delta_dual_acc_sc_ave(index) = sqrt( abs(delta_dual_acc_ave(index, 2) .* delta_dual_acc_ave(index, 2)));
end

%%%%%%%%%%%%%%%%%%%%%%%%%%%%%%%%%%%%%%%%%%%%%%%%%%%%%%%%%%%%%%%%%%%%%%%%%%%%%%%%%%%%%%%%%%5
%%%%%
% % % %     m_delta_dual_acc = delta_dual_acc(:, 2)'; 
% % % %     m_delta_dual_gyro = delta_dual_gyro(:, 2)';



% % % tmp_dual_left_att ./ delta_dual_left_acc
% % % delta_dual_left_att ./ delta_dual_left_acc
% % % delta_dual_left_gyro ./ delta_dual_left_acc
% % % delta_dual_left_gyro ./ delta_dual_acc 

kdt = (m_delta_dual_gyro ./ m_delta_dual_acc);

%%%% mean
display('dual[m_gyro/m_delta_acc]_mean: ');
mean(kdt)

%%%% var
display('dual[m_gyro/m_delta_acc]_var: ')
var(kdt)

%%%% std
display('dual[m_gyro/m_delta_acc]_std: ')
std(kdt)

% % % dual_left_dt = sum(delta_dual_left_t) / (size(delta_dual_left_t, 1)-1)
% % % dual_right_dt = sum(delta_dual_right_t) / (size(delta_dual_right_t, 1)-1)
% % % 
% % % dual_left_vec = delta_dual_left_acc .* dual_left_dt;
% % % dual_right_vec = delta_dual_right_acc .* dual_right_dt;

%%%%%%%%%%%%%%%%%%%%%%%%%%%%%%%%%%%%%%%%%%%%%%%%%%%%%%%%%%%%%%%%%%%%%%%%%%%%%%%%%%%%%%%%%%%%%%%%%%%
%%%%  Slide_Windows_Filter
%%%%  Dual:

SLIDE_WINDOWS_WIDTH = 30;

dual_size = size(m_delta_dual_acc, 2) - SLIDE_WINDOWS_WIDTH;

fm_delta_dual_acc = zeros(size(m_delta_dual_acc));
fm_delta_dual_acc_sc = zeros(size(m_delta_dual_acc_sc));
fm_delta_dual_acc_sc_ave = zeros(size(m_delta_dual_acc_sc_ave));
fm_dual_att = zeros(size(m_delta_dual_acc_sc));

for index = 1 : dual_size 
    fm_delta_dual_acc(index) = sum(m_delta_dual_acc(index : (index + SLIDE_WINDOWS_WIDTH)))/(SLIDE_WINDOWS_WIDTH + 1);
    fm_delta_dual_acc_sc(index) = sum(m_delta_dual_acc_sc(index : (index + SLIDE_WINDOWS_WIDTH)))/(SLIDE_WINDOWS_WIDTH + 1);
    
    fm_delta_dual_acc_sc_ave(index) = sum(m_delta_dual_acc_sc_ave(index : (index + SLIDE_WINDOWS_WIDTH)))/(SLIDE_WINDOWS_WIDTH + 1);
    fm_dual_att(index) = sum(delta_dual_att(index : (index + SLIDE_WINDOWS_WIDTH), 2))/(SLIDE_WINDOWS_WIDTH + 1);
end



%%%%%%%%%%%%%%%%%%%%%%%%%%%%%%%%%%%%%%%%%%%%%%%%%%%%%%%%%%%%%55
%%%% Get the scale
%%%% Dual:
%
% dual_scale = ((fm_delta_dual_acc_sc(1:dual_size))./(fm_delta_dual_acc_sc(1:dual_size) + fm_delta_dual_acc_sc_ave(1:dual_size)));

dual_scale = abs((fm_delta_dual_acc_sc(1:dual_size))./ fm_dual_att(1:dual_size));


dual_att_output = fm_dual_att(1:dual_size) .* dual_scale;


%%%%%%%%%%%%%%%%%%%%%%%%%%
%%%%  Slide_Windows_Filter
%%%%  Dual_att:

SLIDE_WINDOWS_WIDTH = 30;

dual_size = size(dual_att_output, 2) - SLIDE_WINDOWS_WIDTH;

f_dual_att_output = zeros(1, dual_size);

for index = 1 : dual_size 
    f_dual_att_output(index) = sum(dual_att_output(index : (index + SLIDE_WINDOWS_WIDTH)))/(SLIDE_WINDOWS_WIDTH + 1);
end


figure(7);

tmp_t = [1: 1: size(m_delta_dual_acc_sc, 2)];
plot(tmp_t, m_delta_dual_acc_sc, 'rs-');
hold on;
tmp_t = [1: 1: size(delta_dual_att(:,1), 1)];
plot(tmp_t, delta_dual_att(:,2), 'b*-');
grid on;

tmp_t = [1: 1: size(f_dual_att_output, 2)];
plot(tmp_t, f_dual_att_output, 'g^-');
legend('base-acc', 'ekf-att', 'output');
title('-- Dual --');



